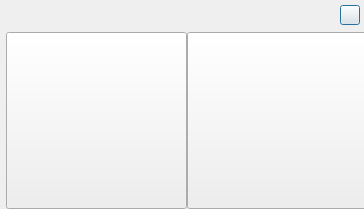
<?xml version="1.0" encoding="UTF-8"?>
<ui version="4.0">
 <class>PayInvoiceDialog</class>
 <widget class="QDialog" name="PayInvoiceDialog">
  <property name="geometry">
   <rect>
    <x>0</x>
    <y>0</y>
    <width>364</width>
    <height>209</height>
   </rect>
  </property>
  <property name="sizePolicy">
   <sizepolicy hsizetype="Fixed" vsizetype="Fixed">
    <horstretch>0</horstretch>
    <verstretch>0</verstretch>
   </sizepolicy>
  </property>
  <property name="minimumSize">
   <size>
    <width>364</width>
    <height>209</height>
   </size>
  </property>
  <property name="maximumSize">
   <size>
    <width>364</width>
    <height>209</height>
   </size>
  </property>
  <property name="windowTitle">
   <string>PayInvoiceDialog</string>
  </property>
  <property name="styleSheet">
   <string notr="true"/>
  </property>
  <widget class="QToolButton" name="payToolButton">
   <property name="geometry">
    <rect>
     <x>6</x>
     <y>32</y>
     <width>181</width>
     <height>177</height>
    </rect>
   </property>
   <property name="minimumSize">
    <size>
     <width>181</width>
     <height>177</height>
    </size>
   </property>
   <property name="maximumSize">
    <size>
     <width>181</width>
     <height>177</height>
    </size>
   </property>
   <property name="styleSheet">
    <string notr="true">QToolButton{border-image: url(:/new/imageFile/icon_zzjf_nor.png);}
QToolButton:hover{border-image: url(:/new/imageFile/icon_zzjf_sel.png);}
QToolButton:pressed{border-image: url(:/new/imageFile/icon_zzjf_sel.png);};</string>
   </property>
   <property name="text">
    <string/>
   </property>
  </widget>
  <widget class="QToolButton" name="invoiceToolButton">
   <property name="geometry">
    <rect>
     <x>187</x>
     <y>32</y>
     <width>181</width>
     <height>177</height>
    </rect>
   </property>
   <property name="minimumSize">
    <size>
     <width>181</width>
     <height>177</height>
    </size>
   </property>
   <property name="maximumSize">
    <size>
     <width>181</width>
     <height>177</height>
    </size>
   </property>
   <property name="styleSheet">
    <string notr="true">QToolButton{border-image: url(:/new/imageFile/icon_wyfp_nor.png);}
QToolButton:hover{border-image: url(:/new/imageFile/icon_wyfp_sel.png);}
QToolButton:pressed{border-image: url(:/new/imageFile/icon_wyfp_sel.png);};W</string>
   </property>
   <property name="text">
    <string/>
   </property>
  </widget>
  <widget class="QPushButton" name="pushButton_3">
   <property name="geometry">
    <rect>
     <x>340</x>
     <y>5</y>
     <width>20</width>
     <height>20</height>
    </rect>
   </property>
   <property name="sizePolicy">
    <sizepolicy hsizetype="Fixed" vsizetype="Fixed">
     <horstretch>0</horstretch>
     <verstretch>0</verstretch>
    </sizepolicy>
   </property>
   <property name="minimumSize">
    <size>
     <width>20</width>
     <height>20</height>
    </size>
   </property>
   <property name="maximumSize">
    <size>
     <width>20</width>
     <height>20</height>
    </size>
   </property>
   <property name="styleSheet">
    <string notr="true">QPushButton{border-image: url(:/new/imageFile/gb_nor.png);}
QPushButton:hover{border-image: url(:/new/imageFile/gb_sel.png);}
QPushButton:pressed{border-image: url(:/new/imageFile/gb_sel.png);};</string>
   </property>
   <property name="text">
    <string/>
   </property>
  </widget>
 </widget>
 <layoutdefault spacing="6" margin="11"/>
 <resources>
  <include location="../AppCenterResource.qrc"/>
 </resources>
 <connections>
  <connection>
   <sender>pushButton_3</sender>
   <signal>clicked()</signal>
   <receiver>PayInvoiceDialog</receiver>
   <slot>close()</slot>
   <hints>
    <hint type="sourcelabel">
     <x>502</x>
     <y>27</y>
    </hint>
    <hint type="destinationlabel">
     <x>451</x>
     <y>35</y>
    </hint>
   </hints>
  </connection>
 </connections>
</ui>
